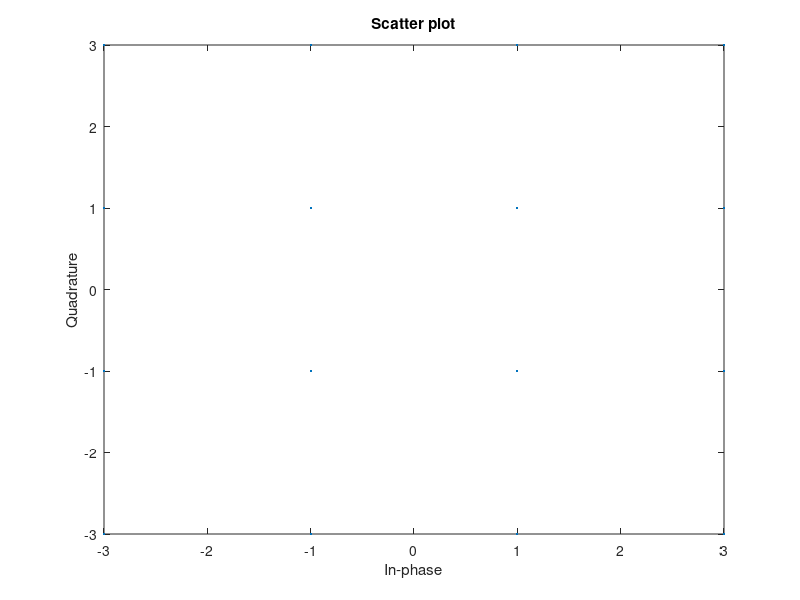
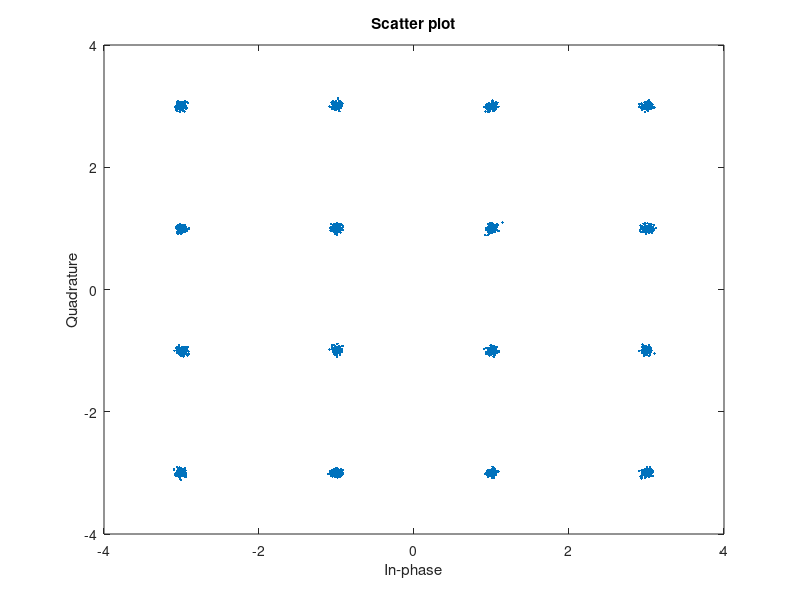
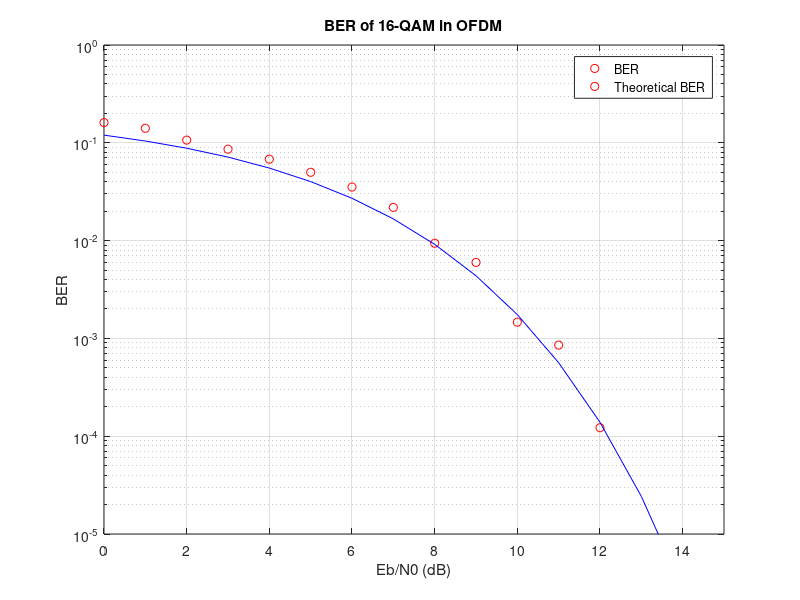

MATLAB code for these plots, in order:
clear, clc, close all
%===Simulation parameter definitions===
M=16; % Constellation size
nsymbol=2048;% Define 2048 symbols
symbol_bits=log2(M);% 4 bits per symbol
cp_length=64;% Length of Cyclic Prefix
C=[-3+3j -3+1j -3-3j -3-1j -1+3j -1+1j -1-3j -1-1j 1+3j 1+1j 1-3j 1-1j 3+3j 3+1j 3-3j 3-1j];% Graycode rule
spow=mean(abs(C).^2);% average power of symbols
SNR=0:1:30;% Range of SNR
SNR_lin=10.^(SNR/10);% Convert dB to linear value
sigma=sqrt(0.5.*spow./symbol_bits./SNR_lin);

%===theoretical BER===
for n=1:length(SNR)
    P_sqrtM = 2*(1-1./sqrt(M))*qfunc(sqrt(3*symbol_bits/(M-1)*SNR_lin(n)));
    P_M = 1-(1-P_sqrtM).^2;
    P_b(n) = P_M/symbol_bits;
end

%===simulation===
%---define size---
rx=zeros(1,nsymbol);
BER=zeros(length(SNR),nsymbol);
for m=1:length(SNR)
    
    total_errors=0;
    %==========Tx==========
    %---16QAM modulation---
    tx=randi([0 M-1],1,nsymbol);% Generate random order in signal
    Dn_16qam_mod=C(tx+1);% Map the order to generate 16QAM signal
    %---ifft---
    tx_signal_time=ifft(Dn_16qam_mod)*sqrt(nsymbol);
    %---Insert Cyclic Prefix---
    dn_cp=[tx_signal_time(:,1:cp_length),tx_signal_time];
    
    %=======Channel========
    awgn_noise=sigma(m)*(randn(1,nsymbol+cp_length)+1i*randn(1,nsymbol+cp_length));
    signal=dn_cp+awgn_noise;
    
    %==========Rx==========
    %---Remove Cyclic Prefix---
    rx_cp=signal(1,cp_length+1:end);
    %---fft---
    rx_signal_freq=fft(rx_cp)/sqrt(nsymbol);
    %---16QAM Demodulation---
    for l =1:nsymbol
        C_Dk = sqrt(abs(C-rx_signal_freq(l)).^2);
        [a,index] = min(C_Dk);
        rx(l) = index-1;
    end
    
    %======Compute BER======
    new_errors=biterr(rx,tx);
    total_errors=total_errors+new_errors;
    BER(m)=total_errors/nsymbol/symbol_bits;
end

%======Plot Results======
scatterplot(Dn_16qam_mod);
scatterplot(rx_signal_freq);
figure()
semilogy(SNR,BER,"ro",SNR,P_b,"b-");
ylim([1e-5 1]);
xlim([0 15]);
title("BER of 16-QAM in OFDM")
xlabel("Eb/N0 (dB)");
ylabel("BER");
legend("BER", "Theoretical BER");
grid on;

%======Save Results======
%save lab4_ofdm_16qam_results
